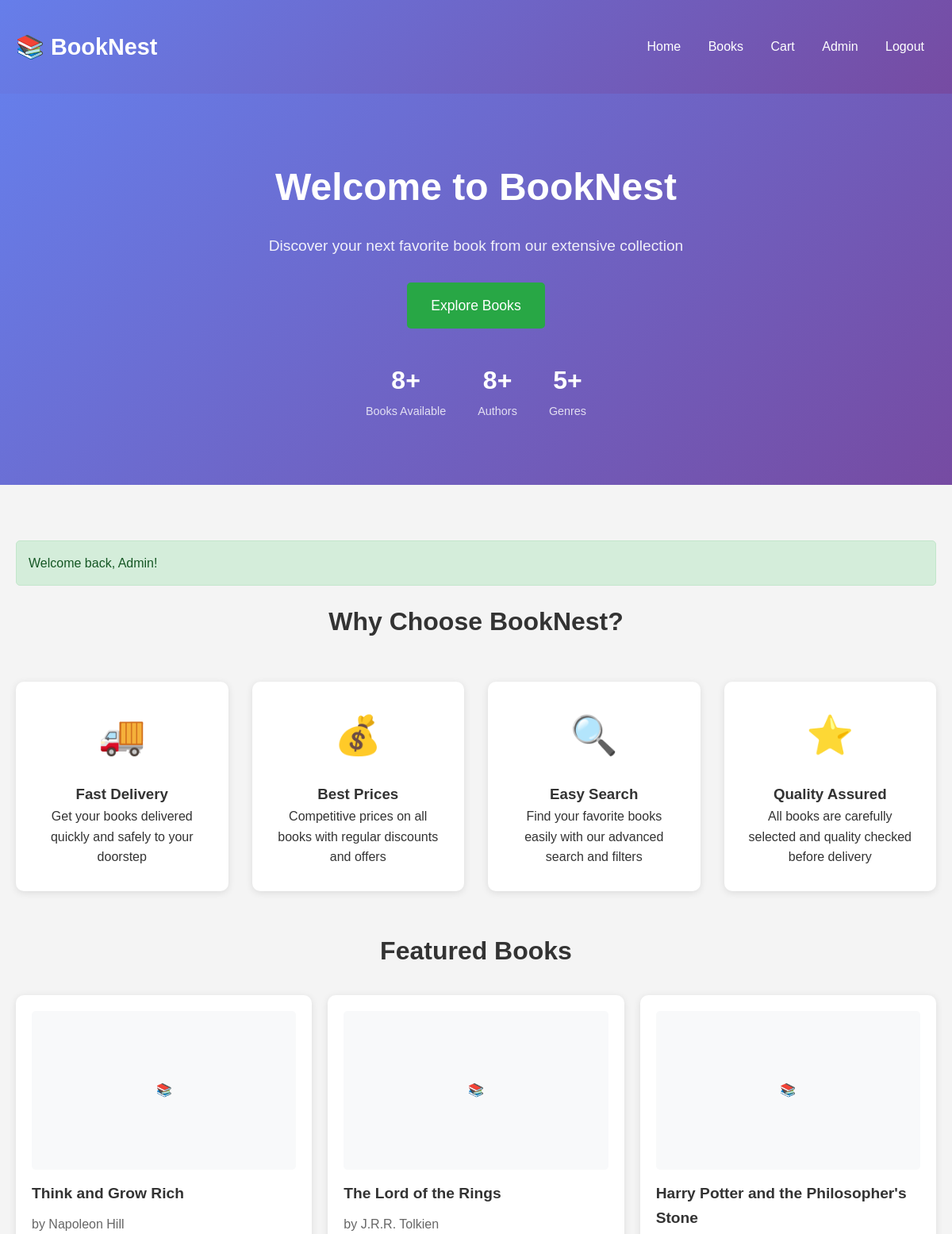
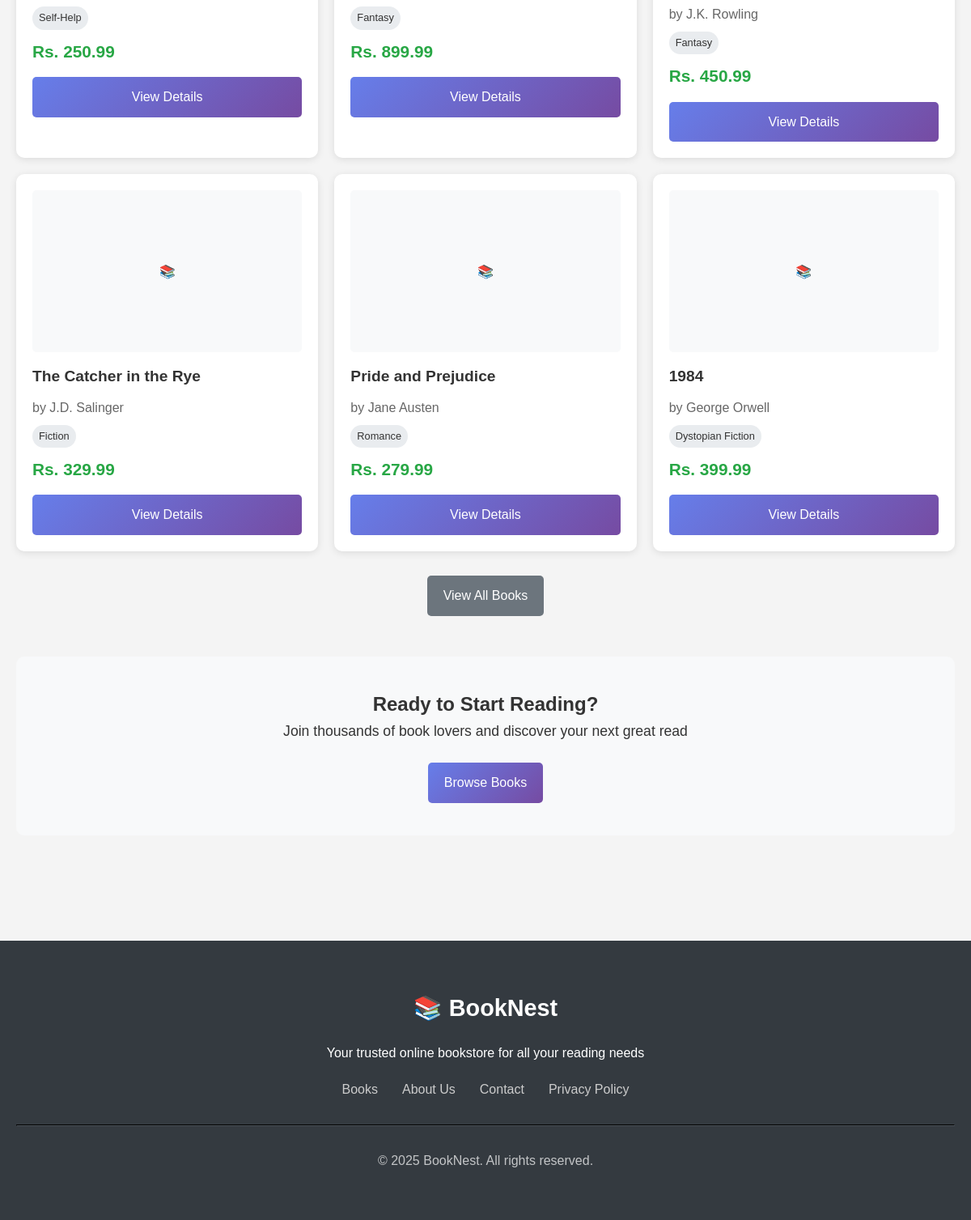
The page / (signed in) on the database its author committed (2 pictures, top to bottom).
### tables this page shows
CREATE TABLE books (
    book_id INT AUTO_INCREMENT PRIMARY KEY,
    title VARCHAR(255) NOT NULL,
    author VARCHAR(255) NOT NULL,
    genre VARCHAR(100),
    price DECIMAL(10, 2) NOT NULL,
    description TEXT,
    cover_image VARCHAR(255),
    stock_quantity INT DEFAULT 0,
    created_at TIMESTAMP DEFAULT CURRENT_TIMESTAMP,
    updated_at TIMESTAMP DEFAULT CURRENT_TIMESTAMP ON UPDATE CURRENT_TIMESTAMP
);

### index.php (the view, shortened to what this page needs)
<?php
require 'includes/db.php';
require 'includes/functions.php';
$featured_books = $conn->query("SELECT * FROM books WHERE stock_quantity > 0 ORDER BY book_id DESC LIMIT 6");
$stats = $conn->query("
    SELECT
        COUNT(*) as total_books,
        COUNT(DISTINCT author) as total_authors,
        COUNT(DISTINCT genre) as total_genres
    FROM books
")->fetch_assoc();
?>
<!DOCTYPE html>
<html lang="en">
<head>
    <link rel="stylesheet" href="assets/css/style.css">
</head>
<body>
    <header class="header">
        <div class="container">
            <div class="logo">📚 BookNest</div>
            <nav class="nav">
                <a href="index.php">Home</a>
                <a href="books.php">Books</a>
                <?php if (is_logged_in()): ?>
                    <a href="cart.php">Cart</a>
                    <?php if (is_admin()): ?>
                        <a href="admin/dashboard.php">Admin</a>
                    <?php endif; ?>
                    <a href="logout.php">Logout</a>
                <?php else: ?>
                    <a href="login.php">Login</a>
                    <a href="register.php">Register</a>
                <?php endif; ?>
            </nav>
        </div>
    </header>
    <section class="hero-section">
        <div class="container">
            <div class="hero-content">
                <h1>Welcome to BookNest</h1>
                <p>Discover your next favorite book from our extensive collection</p>
                <a href="books.php" class="btn btn-success" style="font-size: 1.1rem; padding: 15px 30px;">
                    Explore Books
                </a>
                <div class="hero-stats">
                    <div class="hero-stat">
                        <span class="hero-stat-number"><?php echo $stats['total_books']; ?>+</span>
                        <span class="hero-stat-label">Books Available</span>
                    </div>
                    <div class="hero-stat">
                        <span class="hero-stat-number"><?php echo $stats['total_authors']; ?>+</span>
                        <span class="hero-stat-label">Authors</span>
                    </div>
                    <div class="hero-stat">
                        <span class="hero-stat-number"><?php echo $stats['total_genres']; ?>+</span>
                        <span class="hero-stat-label">Genres</span>
                    </div>
                </div>
            </div>
        </div>
    </section>
    <div class="container">
        <?php echo display_session_message(); ?>
        <h2 class="section-title">Why Choose BookNest?</h2>
        <div class="features">
            <div class="feature-card">
                <div class="feature-icon">🚚</div>
                <h3>Fast Delivery</h3>
                <p>Get your books delivered quickly and safely to your doorstep</p>
            </div>
            <div class="feature-card">
                <div class="feature-icon">💰</div>
                <h3>Best Prices</h3>
                <p>Competitive prices on all books with regular discounts and offers</p>
            </div>
            <div class="feature-card">
                <div class="feature-icon">🔍</div>
                <h3>Easy Search</h3>
                <p>Find your favorite books easily with our advanced search and filters</p>
            </div>
            <div class="feature-card">
                <div class="feature-icon">⭐</div>
                <h3>Quality Assured</h3>
                <p>All books are carefully selected and quality checked before delivery</p>
            </div>
        </div>
        <?php if ($featured_books->num_rows > 0): ?>
            <h2 class="section-title">Featured Books</h2>
            <div class="books-grid">
                <?php while ($book = $featured_books->fetch_assoc()): ?>
                    <div class="book-card">
                        <div class="book-image">
                            <?php if (!empty($book['cover_image']) && file_exists($book['cover_image'])): ?>
                                <img src="<?php echo htmlspecialchars($book['cover_image']); ?>"
                                     alt="<?php echo htmlspecialchars($book['title']); ?>">
                            <?php else: ?>
                                📚
                            <?php endif; ?>
                        </div>
                        <div class="book-title">
                            <?php echo htmlspecialchars($book['title']); ?>
                        </div>
                        <div class="book-author">
                            by <?php echo htmlspecialchars($book['author']); ?>
                        </div>
                        <?php if (!empty($book['genre'])): ?>
                            <div class="book-genre">
                                <?php echo htmlspecialchars($book['genre']); ?>
                            </div>
                        <?php endif; ?>
                        <div class="book-price">
                            <?php echo format_price($book['price']); ?>
                        </div>
                        <div class="book-actions">
                            <a href="book_details.php?id=<?php echo $book['book_id']; ?>"
                               class="btn btn-primary">View Details</a>
                        </div>
                    </div>
                <?php endwhile; ?>
            </div>
            <div style="text-align: center; margin-top: 30px;">
                <a href="books.php" class="btn btn-secondary">View All Books</a>
            </div>
        <?php endif; ?>
        <div style="background: #f8f9fa; padding: 40px; border-radius: 10px; text-align: center; margin: 50px 0;">
            <h2>Ready to Start Reading?</h2>
            <p style="font-size: 1.1rem; margin-bottom: 25px;">Join thousands of book lovers and discover your next great read</p>
            <?php if (!is_logged_in()): ?>
                <a href="register.php" class="btn btn-success" style="margin-right: 15px;">Get Started</a>
                <a href="login.php" class="btn btn-secondary">Sign In</a>
            <?php else: ?>
                <a href="books.php" class="btn btn-primary">Browse Books</a>
            <?php endif; ?>
        </div>
    </div>
    <footer style="background: #343a40; color: white; padding: 40px 0; margin-top: 60px;">
        <div class="container" style="text-align: center;">
            <div class="logo" style="margin-bottom: 20px;">📚 BookNest</div>
            <p style="margin-bottom: 20px;">Your trusted online bookstore for all your reading needs</p>
            <div style="display: flex; justify-content: center; gap: 30px; flex-wrap: wrap;">
                <a href="books.php" style="color: #ccc; text-decoration: none;">Books</a>
                <a href="#" style="color: #ccc; text-decoration: none;">About Us</a>
                <a href="#" style="color: #ccc; text-decoration: none;">Contact</a>
                <a href="#" style="color: #ccc; text-decoration: none;">Privacy Policy</a>
            </div>
            <hr style="margin: 30px 0; border-color: #495057;">
            <p style="margin: 0; opacity: 0.7;">&copy; <?php echo date('Y'); ?> BookNest. All rights reserved.</p>
        </div>
    </footer>
</body>
</html>

### assets/css/style.css (style rules this page uses)
* { margin: 0; padding: 0; box-sizing: border-box; }
body { font-family: 'Arial', sans-serif; line-height: 1.6; background-color: #f4f4f4; color: #333; }
.container { max-width: 1200px; margin: 0 auto; padding: 20px; }
.header { background: linear-gradient(135deg, #667eea 0%, #764ba2 100%); color: white; padding: 1rem 0; box-shadow: 0 2px 5px rgba(0,0,0,0.1); }
.header .container { display: flex; justify-content: space-between; align-items: center; }
.logo { font-size: 1.8rem; font-weight: bold; }
.nav a { color: white; text-decoration: none; margin: 0 15px; transition: opacity 0.3s; }
.btn { padding: 12px 20px; border: none; border-radius: 5px; cursor: pointer; text-decoration: none; display: inline-block; font-size: 16px; transition: all 0.3s; text-align: center; }
.btn-primary { background: linear-gradient(135deg, #667eea 0%, #764ba2 100%); color: white; }
.btn-success { background: #28a745; color: white; }
.btn-secondary { background: #6c757d; color: white; }
.books-grid { display: grid; grid-template-columns: repeat(auto-fill, minmax(300px, 1fr)); gap: 20px; margin-top: 20px; }
.book-card { background: white; border-radius: 10px; padding: 20px; box-shadow: 0 2px 10px rgba(0,0,0,0.1); transition: transform 0.3s, box-shadow 0.3s; position: relative; }
.book-image { width: 100%; height: 200px; background: #f8f9fa; border-radius: 5px; margin-bottom: 15px; display: flex; align-items: center; justify-content: center; color: #6c757d; }
.book-title { font-size: 1.2rem; font-weight: bold; margin-bottom: 10px; color: #333; }
.book-author { color: #666; margin-bottom: 8px; }
.book-genre { background: #e9ecef; padding: 4px 8px; border-radius: 15px; font-size: 0.8rem; display: inline-block; margin-bottom: 10px; }
.book-price { font-size: 1.3rem; font-weight: bold; color: #28a745; margin-bottom: 15px; }
.book-actions { display: flex; gap: 10px; flex-wrap: wrap; }
.book-actions .btn { flex: 1; min-width: 80px; }

### index.php (style rules this page uses)
.hero-section { background: linear-gradient(135deg, #667eea 0%, #764ba2 100%); color: white; padding: 60px 0; text-align: center; margin-bottom: 50px; }
.hero-content h1 { font-size: 3rem; margin-bottom: 20px; }
.hero-content p { font-size: 1.2rem; margin-bottom: 30px; opacity: 0.9; }
.hero-stats { display: flex; justify-content: center; gap: 40px; margin-top: 40px; flex-wrap: wrap; }
.hero-stat { text-align: center; }
.hero-stat-number { font-size: 2rem; font-weight: bold; display: block; }
.hero-stat-label { opacity: 0.8; font-size: 0.9rem; }
.section-title { text-align: center; font-size: 2rem; margin-bottom: 30px; color: #333; }
.features { display: grid; grid-template-columns: repeat(auto-fit, minmax(250px, 1fr)); gap: 30px; margin: 50px 0; }
.feature-card { background: white; padding: 30px; border-radius: 10px; box-shadow: 0 2px 10px rgba(0,0,0,0.1); text-align: center; }
.feature-icon { font-size: 3rem; margin-bottom: 20px; }

### rows shown on the page
books: title "Think and Grow Rich", author "Napoleon Hill", genre "Self-Help", price "Rs. 250.99"
books: title "The Lord of the Rings", author "J.R.R. Tolkien", genre "Fantasy", price "Rs. 899.99"
books: title "Harry Potter and the Philosopher's Stone", author "J.K. Rowling", genre "Fantasy", price "Rs. 450.99"
books: title "The Catcher in the Rye", author "J.D. Salinger", genre "Fiction", price "Rs. 329.99"
books: title "Pride and Prejudice", author "Jane Austen", genre "Romance", price "Rs. 279.99"
books: title "1984", author "George Orwell", genre "Dystopian Fiction", price "Rs. 399.99"

### other values the page prints
$stats['total_books'] "8"
$stats['total_authors'] "8"
$stats['total_genres'] "5"
$message "Welcome back, Admin!"
